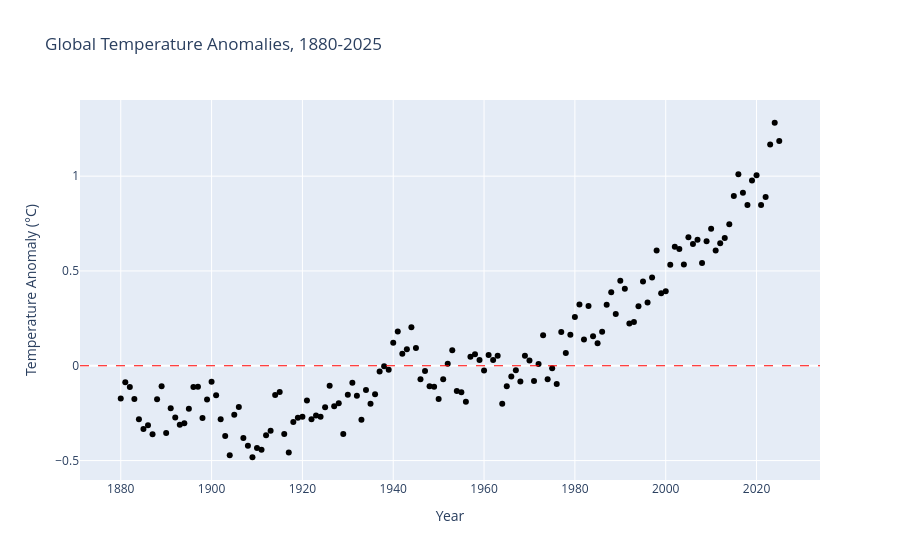

Source (notebook cell):
### Markdown cell above
---

### Visualizing the Data

Because both variables are numeric, we begin where we always do for a bivariate analysis: a **scatter plot**.

### Code cell
fig = px.scatter(temps, x = "Year", y = "Temp_Anomaly",
                 title = "Global Temperature Anomalies, 1880-2025",
                 labels = {"Temp_Anomaly": "Temperature Anomaly (°C)"},
                 color_discrete_sequence = ["black"],
                 height = 550)

fig.add_hline(y = 0, line_width = 1, line_dash = "dash", line_color = "red")

### Figure 1 — Plotly figure (JSON) as saved in the notebook; plotly's stock layout.template omitted (floating-point values rounded to 4 significant figures; data arrays with more than 128 entries replaced by an {"elided": "..."} marker saying what was removed)
{"data": [{"hovertemplate": "Year=%{x}<br>Temperature Anomaly (°C)=%{y}<extra></extra>", "legendgroup": "", "marker": {"color": "black", "symbol": "circle"}, "mode": "markers", "name": "", "orientation": "v", "showlegend": false, "type": "scatter", "x": {"elided": "146 int values"}, "xaxis": "x", "y": {"elided": "146 float values"}, "yaxis": "y"}], "layout": {"autosize": true, "legend": {"tracegroupgap": 0}, "shapes": [{"line": {"color": "red", "dash": "dash", "width": 1}, "type": "line", "x0": 0, "x1": 1, "xref": "x domain", "y0": 0, "y1": 0, "yref": "y"}], "title": {"text": "Global Temperature Anomalies, 1880-2025"}, "xaxis": {"anchor": "y", "autorange": true, "domain": [0, 1], "range": [1871.0, 2034.0], "title": {"text": "Year"}, "type": "linear"}, "yaxis": {"anchor": "x", "autorange": true, "domain": [0, 1], "range": [-0.6031, 1.402], "title": {"text": "Temperature Anomaly (°C)"}, "type": "linear"}}}
